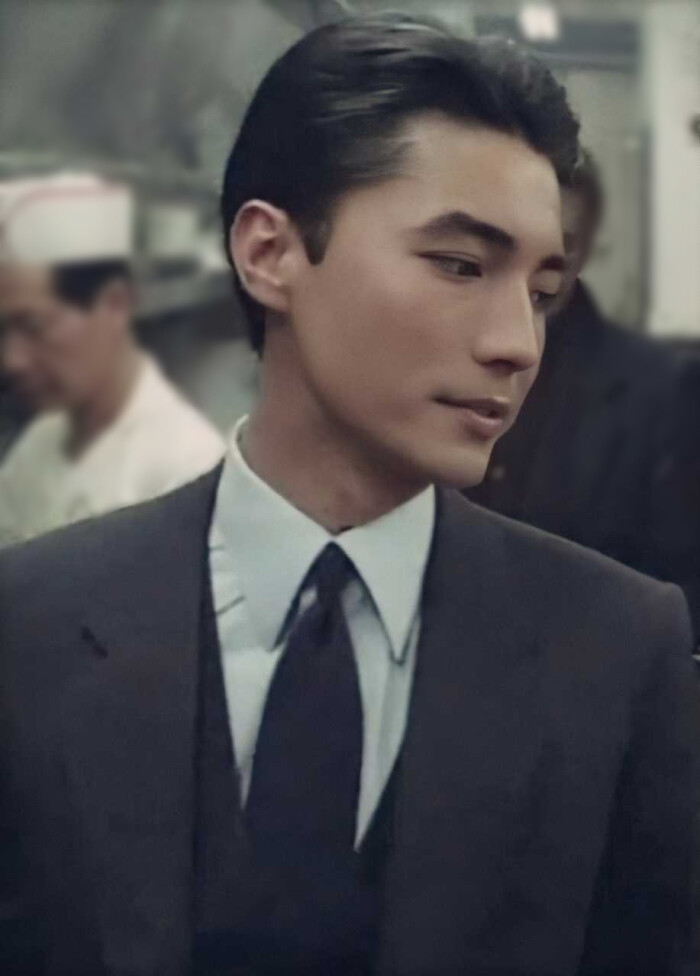
#> input picture src/mlLearning/PIL/1.jpg, 700 x 976 px
$ jupyter execute PILAPIlearning.ipynb
#> lines starting #> are read from the running program, lines starting #| are printed output that depends on the picture
[cell 1]
from  PIL import  Image

[cell 2]
im = Image.open("./1.jpg")
#> im is the input picture: PIL image 700x976 RGB; mean R, G, B 79.3, 77.4, 80.2
im.rotate(90).show()
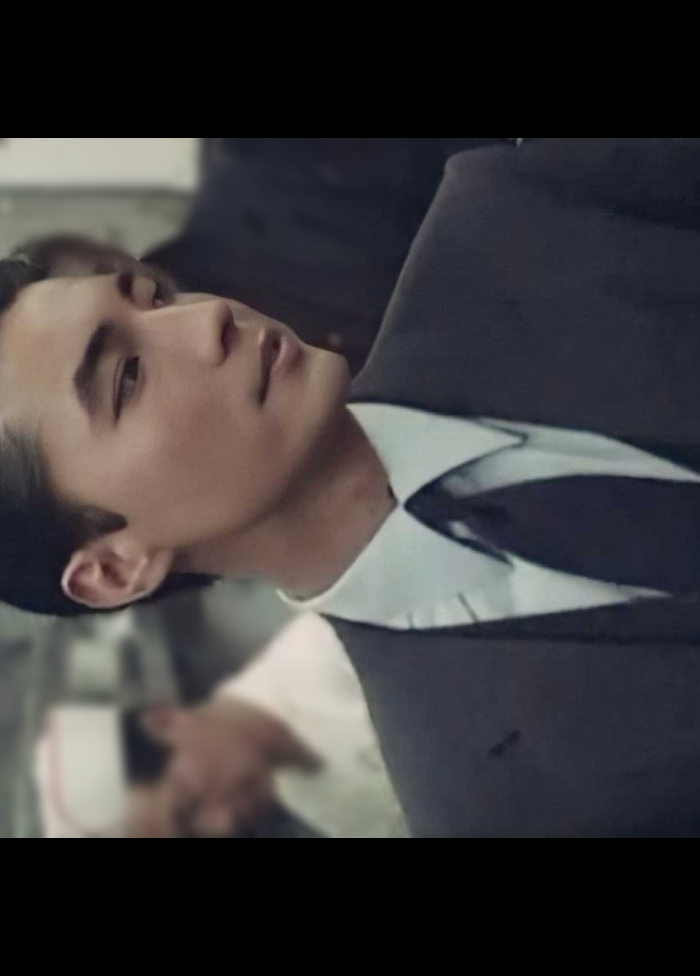
#> shown: PIL image 700x976 RGB; mean R, G, B 62.1, 59.4, 60.6


$ run again, with src/mlLearning/PIL/2.jpg copied over src/mlLearning/PIL/1.jpg
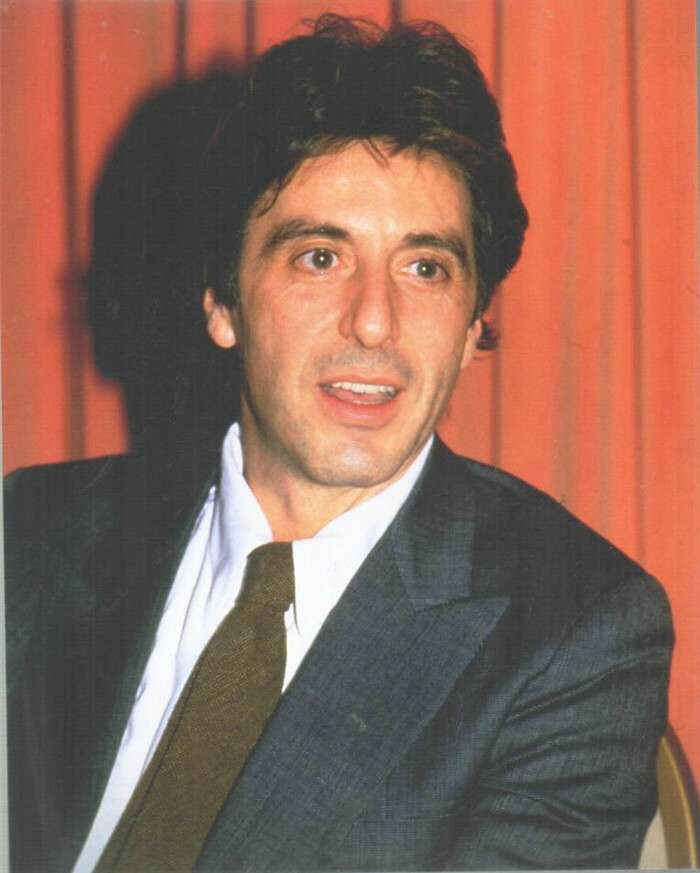
#> input picture src/mlLearning/PIL/2.jpg, 700 x 873 px
#> im is the input picture: PIL image 700x873 RGB; mean R, G, B 139.5, 101.2, 87.6
#> `im.rotate(90).show()`:
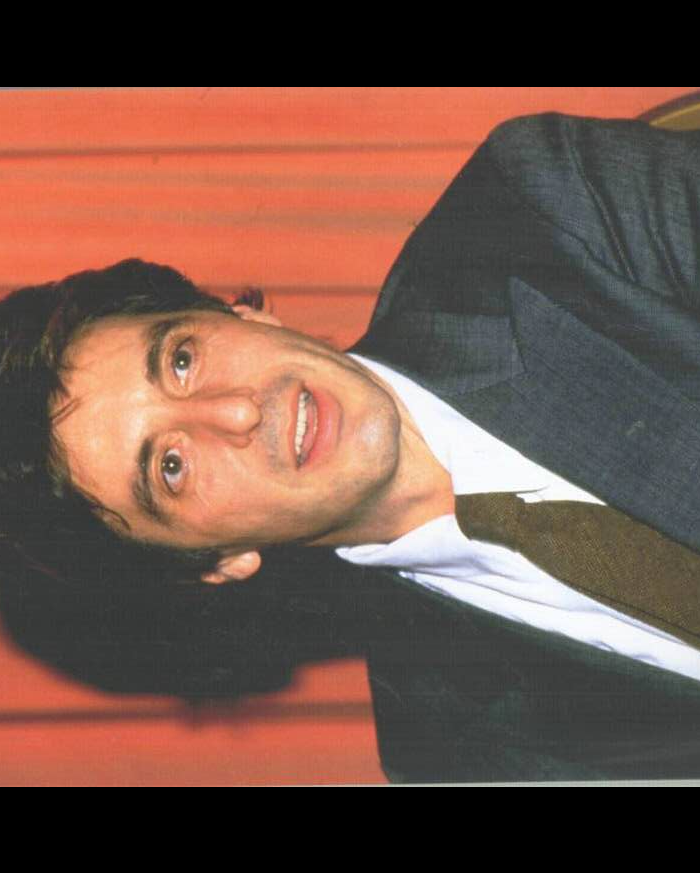
#> shown: PIL image 700x873 RGB; mean R, G, B 113.5, 82.8, 71.6
